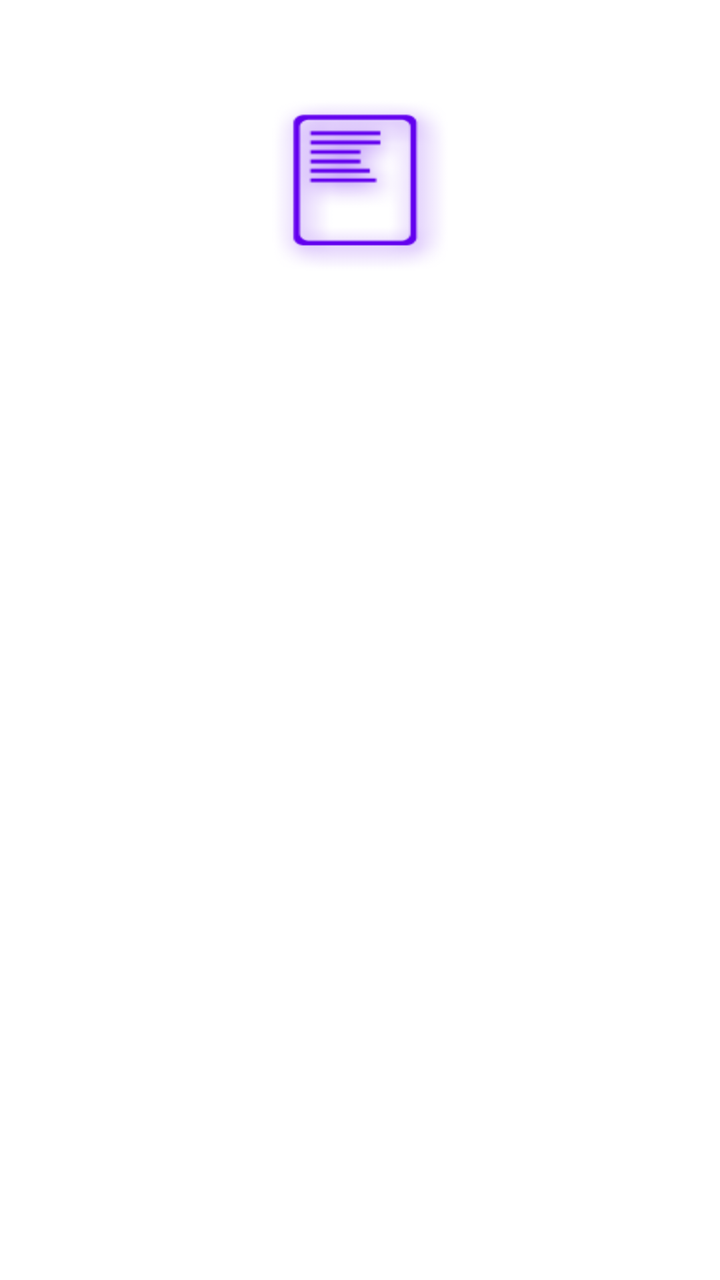
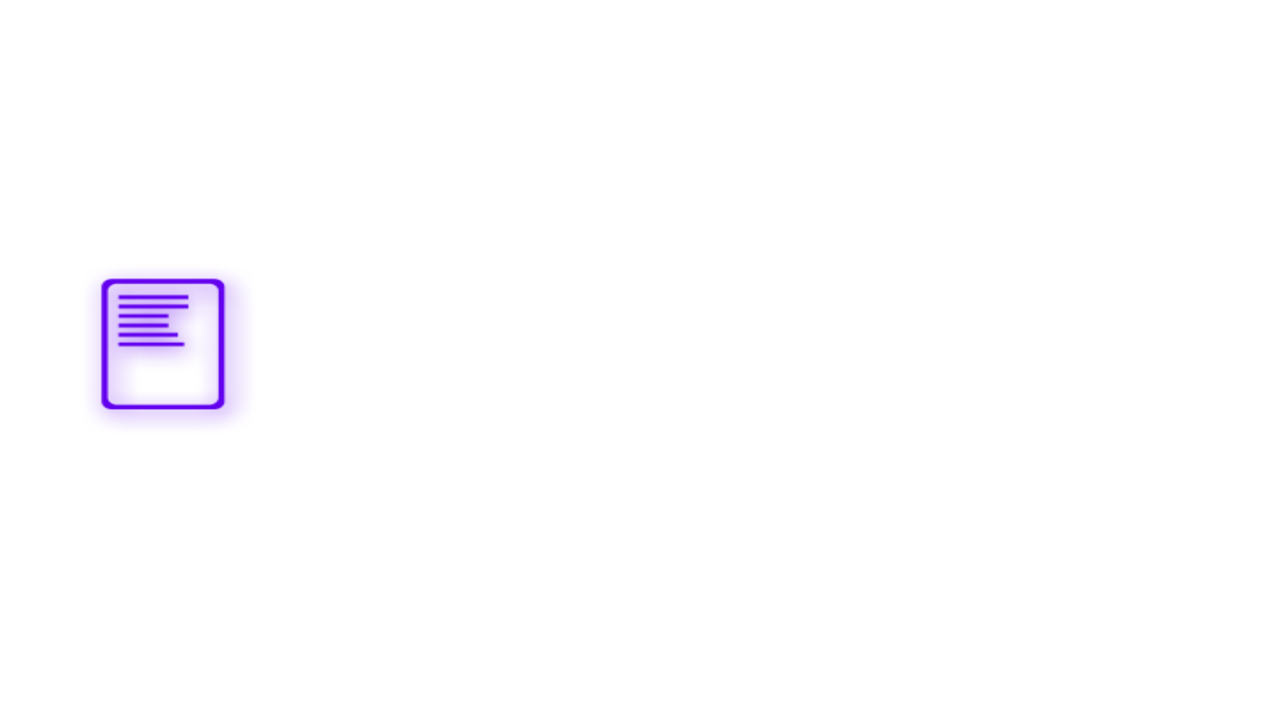

An Android layout and its configuration variant, each rendered on a device that would load it. The default file and the variant file are quoted in full after the pictures.
<!-- AndroidManifest.xml: fallback theme Theme.MaterialComponents.DayNight.NoActionBar -->
<!-- res/layout/display.xml -->
<?xml version="1.0" encoding="utf-8"?>
<RelativeLayout xmlns:android="http://schemas.android.com/apk/res/android"
    xmlns:ads="http://schemas.android.com/apk/lib/com.google.ads"
    android:layout_width="fill_parent"
    android:layout_height="fill_parent"
    android:background="@drawable/item_background" >

    <Button 
       android:id="@id/btn_screen_color_test"
       android:layout_width="wrap_content"
       android:layout_height="wrap_content"
       android:layout_marginTop="50dip"
       android:layout_marginBottom="10dip"
       android:layout_centerHorizontal="true"
       android:background="@drawable/display"         
    />	
    <TextView
       android:id="@id/text_screeen_color_hint"
       android:layout_width="wrap_content"
  	   android:layout_height="wrap_content"
  	   android:layout_gravity="center" 
  	   android:layout_centerHorizontal="true"
  	   android:gravity="center"
  	   android:layout_below="@id/btn_screen_color_test"  
  	   android:text="点击图片进行坏点测试" 
  	   android:textColor="#ffffff" 
    />   
	
    <LinearLayout
        android:layout_width="fill_parent"
        android:layout_height="wrap_content" 
        android:layout_below="@id/text_screeen_color_hint"
        android:layout_marginTop="50dip"
        android:layout_marginLeft="30dip"
	    android:layout_marginRight="30dip"
        android:orientation="vertical" >   
        
	    <LinearLayout
	        android:layout_width="fill_parent"
	        android:layout_height="wrap_content"
	        android:orientation="horizontal" >
	
	        <TextView
	            android:layout_width="fill_parent"
	            android:layout_height="wrap_content"
	            android:layout_weight="1"
	            android:gravity="right"
	            android:layout_marginRight="20dip"
	            android:text="屏幕分辨率:  " 
	            android:textColor="#ffffff" 
	        />
	
	        <TextView
	            android:id="@id/text_screen_resolution"
	            android:layout_width="fill_parent"
	            android:layout_height="wrap_content"
	            android:layout_weight="1"
	            android:gravity="left"
	            android:layout_marginLeft="20dip"
	            android:textColor="#3dbef9" 
			/>
    	</LinearLayout>
    	
	    <LinearLayout
	        android:layout_width="fill_parent"
	        android:layout_height="wrap_content"
	        android:orientation="horizontal" >
	
	        <TextView
	            android:layout_width="fill_parent"
	            android:layout_height="wrap_content"
	            android:layout_weight="1"
	            android:gravity="right"
	            android:layout_marginRight="20dip"
	            android:text="垂直像素:  " 
	            android:textColor="#ffffff" 
	        />
	
	        <TextView
	            android:id="@id/text_screen_height_pixel"
	            android:layout_width="fill_parent"
	            android:layout_height="wrap_content"
	            android:layout_weight="1"
	            android:gravity="left"
	            android:layout_marginLeft="20dip"
	            android:textColor="#3dbef9" 
			/>
    	</LinearLayout>
    	
	    <LinearLayout
	        android:layout_width="fill_parent"
	        android:layout_height="wrap_content"
	        android:orientation="horizontal" >
	
	        <TextView
	            android:layout_width="fill_parent"
	            android:layout_height="wrap_content"
	            android:layout_weight="1"
	            android:gravity="right"
	            android:layout_marginRight="20dip"
	            android:text="水平像素:  " 
	            android:textColor="#ffffff" 
	        />
	
	        <TextView
	            android:id="@id/text_screen_width_pixel"
	            android:layout_width="fill_parent"
	            android:layout_height="wrap_content"
	            android:layout_weight="1"
	            android:gravity="left"
	            android:layout_marginLeft="20dip"
	            android:textColor="#3dbef9" 
			/>
    	</LinearLayout>
    	
	    <LinearLayout
	        android:layout_width="fill_parent"
	        android:layout_height="wrap_content"
	        android:orientation="horizontal" >
	
	        <TextView
	            android:layout_width="fill_parent"
	            android:layout_height="wrap_content"
	            android:layout_weight="1"
	            android:gravity="right"
	            android:layout_marginRight="20dip"
	            android:text="屏幕密度:  " 
	            android:textColor="#ffffff" 
	        />
	
	        <TextView
	            android:id="@id/text_screen_density"
	            android:layout_width="fill_parent"
	            android:layout_height="wrap_content"
	            android:layout_weight="1"
	            android:gravity="left"
	            android:layout_marginLeft="20dip"
	            android:textColor="#3dbef9" 
			/>
    	</LinearLayout>
    </LinearLayout>
</RelativeLayout>
<!-- resources referenced by this layout -->
<resources>
  <!-- drawable display: png bitmap (drawable-normal-hdpi, 6897 bytes) -->
  <!-- drawable item_background: jpg bitmap (drawable-xlarge-mdpi, 146190 bytes) -->
</resources>
<!-- res/layout-land/display.xml (the repository's variant of the layout above) -->
<!-- drawn on the phone turned sideways -->
<?xml version="1.0" encoding="utf-8"?>
<LinearLayout xmlns:android="http://schemas.android.com/apk/res/android"
    android:layout_width="fill_parent"
    android:layout_height="fill_parent"
    android:orientation="horizontal"
    android:background="@drawable/item_background_land" >

    <LinearLayout
        android:layout_width="fill_parent"
        android:layout_height="fill_parent"
        android:layout_gravity="center"
        android:gravity="center"
        android:layout_weight="4"
        android:layout_marginLeft="40dip"
        android:background="#00000000"
        android:orientation="vertical" >

	   <Button 
	      android:id="@id/btn_screen_color_test"
	      android:layout_width="wrap_content"
	      android:layout_height="wrap_content"
	      android:layout_marginTop="50dip"
	      android:layout_marginBottom="20dip"
	      android:layout_centerHorizontal="true"
	      android:background="@drawable/display"         
	   />	
	   <TextView
	      android:id="@id/text_screeen_color_hint"
	      android:layout_width="wrap_content"
	 	   android:layout_height="wrap_content"
	 	   android:layout_gravity="center" 
	 	   android:layout_centerHorizontal="true"
	 	   android:gravity="center"
	 	   android:layout_below="@id/btn_screen_color_test"  
	 	   android:text="点击图片进行坏点测试" 
	 	   android:textColor="#ffffff" 
	   />   
	</LinearLayout>
	
    <LinearLayout
        android:layout_width="fill_parent"
        android:layout_height="wrap_content" 
        android:layout_weight="1"
        android:layout_below="@id/text_screeen_color_hint"
        android:layout_marginTop="30dip" 
        android:layout_marginBottom="30dip"
        android:layout_marginRight="30dip"
        android:layout_marginLeft="60dip"
	    android:layout_gravity="center"
        android:orientation="vertical" >   
        
	    <LinearLayout
	        android:layout_width="fill_parent"
	        android:layout_height="wrap_content"
	        android:orientation="horizontal" >
	
	        <TextView
	            android:layout_width="fill_parent"
	            android:layout_height="wrap_content"
	            android:layout_weight="1"
	            android:gravity="right"
	            android:layout_marginRight="20dip"
	            android:text="屏幕分辨率:  " 
	            android:textColor="#ffffff" 
	        />
	
	        <TextView
	            android:id="@id/text_screen_resolution"
	            android:layout_width="fill_parent"
	            android:layout_height="wrap_content"
	            android:layout_weight="1"
	            android:gravity="left"
	            android:layout_marginLeft="20dip"
	            android:textColor="#3dbef9" 
			/>
    	</LinearLayout>
    	
	    <LinearLayout
	        android:layout_width="fill_parent"
	        android:layout_height="wrap_content"
	        android:orientation="horizontal" >
	
	        <TextView
	            android:layout_width="fill_parent"
	            android:layout_height="wrap_content"
	            android:layout_weight="1"
	            android:gravity="right"
	            android:layout_marginRight="20dip"
	            android:text="垂直像素:  " 
	            android:textColor="#ffffff" 
	        />
	
	        <TextView
	            android:id="@id/text_screen_height_pixel"
	            android:layout_width="fill_parent"
	            android:layout_height="wrap_content"
	            android:layout_weight="1"
	            android:gravity="left"
	            android:layout_marginLeft="20dip"
	            android:textColor="#3dbef9"  
			/>
    	</LinearLayout>
    	
	    <LinearLayout
	        android:layout_width="fill_parent"
	        android:layout_height="wrap_content"
	        android:orientation="horizontal" >
	
	        <TextView
	            android:layout_width="fill_parent"
	            android:layout_height="wrap_content"
	            android:layout_weight="1"
	            android:gravity="right"
	            android:layout_marginRight="20dip"
	            android:text="水平像素:  " 
	            android:textColor="#ffffff" 
	        />
	
	        <TextView
	            android:id="@id/text_screen_width_pixel"
	            android:layout_width="fill_parent"
	            android:layout_height="wrap_content"
	            android:layout_weight="1"
	            android:gravity="left"
	            android:layout_marginLeft="20dip"
	            android:textColor="#3dbef9" 
			/>
    	</LinearLayout>
    	
	    <LinearLayout
	        android:layout_width="fill_parent"
	        android:layout_height="wrap_content"
	        android:orientation="horizontal" >
	
	        <TextView
	            android:layout_width="fill_parent"
	            android:layout_height="wrap_content"
	            android:layout_weight="1"
	            android:gravity="right"
	            android:layout_marginRight="20dip"
	            android:text="屏幕密度:  " 
	            android:textColor="#ffffff" 
	        />
	
	        <TextView
	            android:id="@id/text_screen_density"
	            android:layout_width="fill_parent"
	            android:layout_height="wrap_content"
	            android:layout_weight="1"
	            android:gravity="left"
	            android:layout_marginLeft="20dip"
	            android:textColor="#3dbef9" 
			/>
    	</LinearLayout>
    </LinearLayout>
</LinearLayout>
<!-- resources referenced by the variant -->
<!-- as the phone turned sideways resolves them -->
<resources>
  <!-- drawable display: png bitmap (drawable-normal-hdpi, 6897 bytes) -->
  <!-- drawable item_background_land: jpg bitmap (drawable-xlarge-mdpi, 149879 bytes) -->
</resources>
